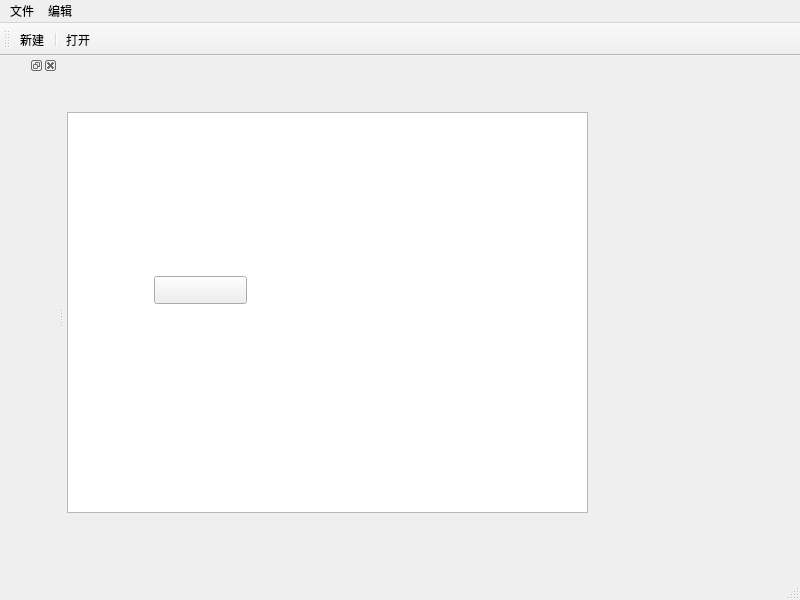
<?xml version="1.0" encoding="UTF-8"?>
<ui version="4.0">
 <class>MainWindow</class>
 <widget class="QMainWindow" name="MainWindow">
  <property name="geometry">
   <rect>
    <x>0</x>
    <y>0</y>
    <width>800</width>
    <height>600</height>
   </rect>
  </property>
  <property name="windowTitle">
   <string>MainWindow</string>
  </property>
  <widget class="QWidget" name="centralwidget">
   <widget class="QTextEdit" name="textEdit">
    <property name="geometry">
     <rect>
      <x>3</x>
      <y>56</y>
      <width>521</width>
      <height>401</height>
     </rect>
    </property>
   </widget>
   <widget class="QPushButton" name="pushButton">
    <property name="geometry">
     <rect>
      <x>90</x>
      <y>220</y>
      <width>93</width>
      <height>28</height>
     </rect>
    </property>
    <property name="text">
     <string> </string>
    </property>
   </widget>
  </widget>
  <widget class="QMenuBar" name="menubar">
   <property name="geometry">
    <rect>
     <x>0</x>
     <y>0</y>
     <width>800</width>
     <height>26</height>
    </rect>
   </property>
   <widget class="QMenu" name="menu">
    <property name="title">
     <string>文件</string>
    </property>
    <addaction name="actionnew"/>
    <addaction name="separator"/>
    <addaction name="actionopen"/>
   </widget>
   <widget class="QMenu" name="menu_2">
    <property name="title">
     <string>编辑</string>
    </property>
   </widget>
   <addaction name="menu"/>
   <addaction name="menu_2"/>
  </widget>
  <widget class="QStatusBar" name="statusbar"/>
  <widget class="QToolBar" name="toolBar">
   <property name="windowTitle">
    <string>toolBar</string>
   </property>
   <attribute name="toolBarArea">
    <enum>TopToolBarArea</enum>
   </attribute>
   <attribute name="toolBarBreak">
    <bool>false</bool>
   </attribute>
   <addaction name="actionnew"/>
   <addaction name="separator"/>
   <addaction name="actionopen"/>
  </widget>
  <widget class="QDockWidget" name="dockWidget">
   <property name="maximumSize">
    <size>
     <width>90</width>
     <height>50</height>
    </size>
   </property>
   <attribute name="dockWidgetArea">
    <number>1</number>
   </attribute>
   <widget class="QWidget" name="dockWidgetContents"/>
  </widget>
  <action name="actionnew">
   <property name="text">
    <string>新建</string>
   </property>
  </action>
  <action name="actionopen">
   <property name="text">
    <string>打开</string>
   </property>
  </action>
 </widget>
 <resources/>
 <connections/>
</ui>
